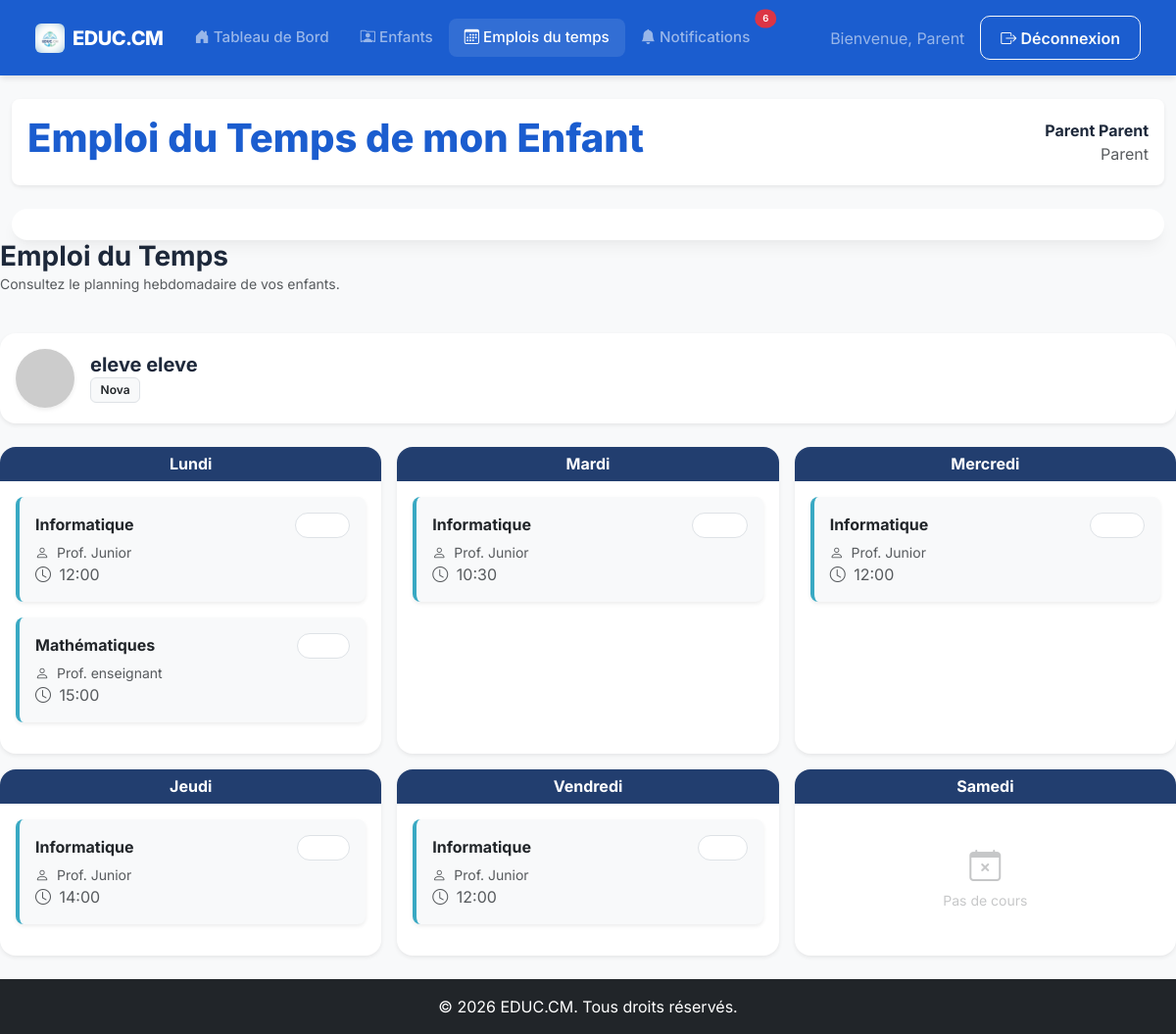
The page /pages/emploi_du_temps_enfant.php (signed in) on the database its author committed.
### tables this page shows
CREATE TABLE `utilisateurs` (
  `id` int(11) NOT NULL,
  `nom` varchar(100) NOT NULL,
  `prenom` varchar(100) NOT NULL,
  `email` varchar(255) NOT NULL,
  `mot_de_passe` varchar(255) NOT NULL,
  `role` enum('administrateur','enseignant','eleve','parent') NOT NULL,
  `photo` varchar(255) DEFAULT 'default_avatar.png',
  `telephone` varchar(20) DEFAULT NULL,
  `qr_token` varchar(100) DEFAULT NULL,
  `date_creation` timestamp NOT NULL DEFAULT current_timestamp()
);

CREATE TABLE `classes` (
  `id` int(11) NOT NULL,
  `nom` varchar(100) NOT NULL,
  `niveau` varchar(50) DEFAULT NULL
);

CREATE TABLE `emploi_du_temps` (
  `id` int(11) NOT NULL,
  `classe_id` int(11) NOT NULL,
  `matiere_id` int(11) NOT NULL,
  `enseignant_id` int(11) NOT NULL,
  `jour_semaine` enum('Lundi','Mardi','Mercredi','Jeudi','Vendredi','Samedi','Dimanche') NOT NULL,
  `heure_debut` time NOT NULL,
  `heure_fin` time NOT NULL
);

CREATE TABLE `matieres` (
  `id` int(11) NOT NULL,
  `nom` varchar(100) NOT NULL
);

### pages/emploi_du_temps_enfant.php (the view, shortened to what this page needs)
<?php
$page_title = 'Emploi du Temps de mon Enfant';
include '../includes/header.php';
require_once '../includes/db.php';
$parent_id = $_SESSION['user_id'];
$stmt_children = $conn->prepare("
    SELECT u.id, u.nom, u.prenom, u.photo, c.nom as classe_nom, c.id as classe_id
    FROM parents_eleves pe
    JOIN utilisateurs u ON pe.eleve_id = u.id
    LEFT JOIN inscriptions i ON u.id = i.eleve_id
    LEFT JOIN classes c ON i.classe_id = c.id
    WHERE pe.parent_id = ?
");
$stmt_children->bind_param("i", $parent_id);
$stmt_children->execute();
$children_res = $stmt_children->get_result();
$children = [];
while($row = $children_res->fetch_assoc()) {
    $children[] = $row;
}
$selected_child_id = isset($_GET['child_id']) ? (int)$_GET['child_id'] : (count($children) > 0 ? $children[0]['id'] : 0);
$selected_child = null;
foreach($children as $child) {
    if ($child['id'] == $selected_child_id) {
        $selected_child = $child;
        break;
    }
}
if ($selected_child && $selected_child['classe_id']) {
    $classe_id = $selected_child['classe_id'];
    $edt = $conn->query("
        SELECT e.*, m.nom as matiere_nom, u.nom as prof_nom
        FROM emploi_du_temps e
        JOIN matieres m ON e.matiere_id = m.id
        JOIN utilisateurs u ON e.enseignant_id = u.id
        WHERE e.classe_id = $classe_id
        ORDER BY FIELD(jour_semaine, 'Lundi', 'Mardi', 'Mercredi', 'Jeudi', 'Vendredi', 'Samedi', 'Dimanche'), heure_debut
    ");
    $schedule = [];
    while($row = $edt->fetch_assoc()) {
        $schedule[$row['jour_semaine']][] = $row;
    }
} else {
    $schedule = [];
}
$jours = ['Lundi', 'Mardi', 'Mercredi', 'Jeudi', 'Vendredi', 'Samedi'];
?>
<div class="row mb-4 align-items-center">
    <div class="col-md-6">
        <h3 class="fw-bold text-navy mb-0">Emploi du Temps</h3>
        <p class="text-muted small">Consultez le planning hebdomadaire de vos enfants.</p>
    </div>
</div>
<?php if ($selected_child): ?>
    <div class="mb-4 d-flex align-items-center bg-white p-3 rounded-4 shadow-sm">
        <?php
            $photo_name = $selected_child['photo'];
            $photo_path = "../uploads/photos/" . $photo_name;
            if (!empty($photo_name) && $photo_name !== 'default_avatar.png' && file_exists($photo_path)) {
                $avatar = "/G/uploads/photos/" . $photo_name;
            } else {
                $avatar = "https://ui-avatars.com/api/?name=" . urlencode($selected_child['prenom'] . ' ' . $selected_child['nom']) . "&background=random&color=fff";
            }
        ?>
        <img src="<?php echo $avatar; ?>" class="rounded-circle shadow-sm me-3" style="width: 60px; height: 60px; object-fit: cover;">
        <div>
            <h5 class="mb-0 fw-bold"><?php echo htmlspecialchars($selected_child['prenom'] . ' ' . $selected_child['nom']); ?></h5>
            <span class="badge bg-light text-dark border small"><?php echo htmlspecialchars($selected_child['classe_nom'] ?: 'N/A'); ?></span>
        </div>
    </div>
    <?php if ($selected_child['classe_id']): ?>
        <div class="row g-3">
            <?php foreach($jours as $jour): ?>
                <div class="col-lg-4 col-md-6">
                    <div class="card border-0 shadow-sm rounded-4 h-100 overflow-hidden">
                        <div class="card-header bg-navy text-white text-center py-2 border-0" style="background-color: #223E6F;">
                            <h6 class="mb-0 fw-bold"><?php echo $jour; ?></h6>
                        </div>
                        <div class="card-body p-3">
                            <?php if (isset($schedule[$jour])): ?>
                                <?php foreach($schedule[$jour] as $cours): ?>
                                    <div class="course-slot p-3 mb-3 rounded-3 border-start border-4 border-turquoise shadow-sm bg-light">
                                        <div class="d-flex justify-content-between align-items-start">
                                            <div class="fw-bold text-dark"><?php echo htmlspecialchars($cours['matiere_nom']); ?></div>
                                            <span class="badge bg-white text-navy border small rounded-pill">
                                            </span>
                                        </div>
                                        <div class="small text-muted mt-1">
                                            <i class="bi bi-person me-1"></i> Prof. <?php echo htmlspecialchars($cours['prof_nom']); ?>
                                        </div>
                                        <div class="x-small text-muted">
                                            <i class="bi bi-clock me-1"></i> <?php echo date('H:i', strtotime($cours['heure_fin'])); ?>
                                        </div>
                                    </div>
                                <?php endforeach; ?>
                            <?php else: ?>
                                <div class="text-center py-4 opacity-25">
                                    <i class="bi bi-calendar-x fs-2"></i>
                                    <p class="small mb-0">Pas de cours</p>
                                </div>
                            <?php endif; ?>
                        </div>
                    </div>
                </div>
            <?php endforeach; ?>
        </div>
    <?php else: ?>
        <div class="alert alert-warning mt-4 rounded-4">Cet enfant n'est pas encore inscrit dans une classe.</div>
    <?php endif; ?>
<?php endif; ?>
<?php include '../includes/footer.php'; ?>

### includes/header.php (shortened to what this page needs)
<?php
require_once __DIR__ . '/db.php';
$current_page = basename($_SERVER['PHP_SELF']);
if (isset($_SESSION['user_id'])) {
    $user_id = $_SESSION['user_id'];
    $user_prenom = $_SESSION['user_prenom'] ?? 'Utilisateur';
    $user_nom = $_SESSION['user_nom'] ?? '';
    $user_role = $_SESSION['user_role'] ?? '';
}
?>
<!DOCTYPE html>
<html lang="fr">
<head>
    <link href="https://cdn.jsdelivr.net/npm/bootstrap@5.3.3/dist/css/bootstrap.min.css" rel="stylesheet">
    <link rel="stylesheet" href="https://cdn.jsdelivr.net/npm/bootstrap-icons@1.11.3/font/bootstrap-icons.min.css">
    <link rel="stylesheet" href="css/main.css">
</head>
<body class="bg-light">
<div class="toast-container position-fixed bottom-0 end-0 p-3" style="z-index: 9999;">
</div>
<?php if (isset($user_id)): ?>
<nav class="navbar navbar-expand-lg navbar-dark bg-dark sticky-top">
    <div class="container-fluid">
        <a class="navbar-brand d-flex align-items-center" href="dashboard.php">
            <img src="/G/educ.jpeg" alt="Logo" class="rounded me-2" style="width: 30px; height: 30px; object-fit: contain;">
            EDUC.CM
        </a>
        <div class="collapse navbar-collapse" id="navbarNav">
            <ul class="navbar-nav me-auto mb-2 mb-lg-0">
                <li class="nav-item">
                    <a class="nav-link <?php echo ($current_page == 'dashboard.php') ? 'active' : ''; ?>" href="dashboard.php"><i class="bi bi-house-door-fill"></i> Tableau de Bord</a>
                </li>
                <?php if ($user_role === 'parent'):
                    $unread_count = 0;
                    try {
                        $res_notif = $conn->query("SELECT COUNT(*) as unread FROM notifications WHERE recipient_id = $user_id AND is_read = 0");
                        if ($res_notif) $unread_count = $res_notif->fetch_assoc()['unread'];
                    } catch (Exception $e) {
                        $unread_count = 0;
                    }
                ?>
                    <li class="nav-item"><a class="nav-link <?php echo ($current_page == 'absences_enfants.php') ? 'active' : ''; ?>" href="pages/absences_enfants.php"><i class="bi bi-person-rolodex"></i> Enfants</a></li>
                    <li class="nav-item"><a class="nav-link <?php echo ($current_page == 'emploi_du_temps_enfant.php') ? 'active' : ''; ?>" href="pages/emploi_du_temps_enfant.php"><i class="bi bi-calendar3"></i> Emplois du temps</a></li>
                    <li class="nav-item">
                        <a class="nav-link position-relative <?php echo ($current_page == 'notifications_parent.php') ? 'active' : ''; ?>" href="pages/notifications_parent.php">
                            <i class="bi bi-bell-fill"></i> Notifications
                            <span id="notifBadge" class="position-absolute top-0 start-100 translate-middle badge rounded-pill bg-danger" style="font-size: 0.6rem; <?php echo ($unread_count > 0) ? '' : 'display:none;'; ?>">
                                <?php echo $unread_count; ?>
                            </span>
                        </a>
                    </li>
                <?php endif; ?>
            </ul>
            <span class="navbar-text me-3">
                Bienvenue, <?php echo htmlspecialchars($user_prenom); ?>
            </span>
            <a href="logout.php" class="btn btn-outline-light"><i class="bi bi-box-arrow-right"></i> Déconnexion</a>
        </div>
    </div>
</nav>
<?php endif; ?>
<main class="container-fluid mt-4">
    <div class="p-3 mb-4 bg-white rounded-3 shadow-sm">
        <div class="d-flex justify-content-between align-items-center">
             <h1 class="display-6"><?php echo isset($page_title) ? htmlspecialchars($page_title) : 'Tableau de Bord'; ?></h1>
             <?php if (isset($user_id)): ?>
                <div class="text-end">
                    <p class="mb-0"><strong><?php echo htmlspecialchars($user_prenom . ' ' . $user_nom); ?></strong></p>
                    <p class="mb-0 text-muted"><?php echo htmlspecialchars(ucfirst($user_role)); ?></p>
                </div>
            <?php endif; ?>
        </div>
    </div>
    <div class="card">
        <div class="card-body">
</main>

### includes/footer.php (shortened to what this page needs)
<footer class="bg-dark text-white text-center p-3 mt-4">
    <div class="container">
        &copy; <?php echo date('Y'); ?> EDUC.CM. Tous droits réservés.
    </div>
</footer>
</body>
</html>

### css/main.css (style rules this page uses)
:root { --educ-navy: #1b5dcf; --educ-turquoise: #39A9C3; --educ-cyan: #6EC6D0; --educ-green: #64B89A; --educ-bg: #0080ff; --card-shadow: 0 10px 15px -3px rgba(0, 0, 0, 0.05), 0 4px 6px -2px rgba(0, 0, 0, 0.02); }
body { font-family: 'Inter', sans-serif; background-color: var(--educ-bg); color: #1e293b; display: flex; flex-direction: column; min-height: 100vh; }
main { flex: 1; animation: fadeIn 0.5s ease-out; }
.navbar { background-color: var(--educ-navy) !important; padding: 1rem 1.5rem; box-shadow: 0 4px 6px -1px rgba(0, 0, 0, 0.1); }
.navbar-brand { font-weight: 800; letter-spacing: -0.5px; }
.nav-link { font-weight: 500; font-size: 0.95rem; padding: 0.5rem 1rem !important; transition: all 0.2s; }
.nav-link.active { background: rgba(255,255,255,0.1); border-radius: 8px; }
.card { border: none; border-radius: 16px; box-shadow: var(--card-shadow); transition: transform 0.2s; }
.card-header { background-color: transparent; border-bottom: 1px solid #f1f5f9; padding: 1.25rem; font-weight: 700; color: var(--educ-navy); }
.btn { border-radius: 10px; padding: 0.6rem 1.25rem; font-weight: 600; transition: all 0.3s; }
.badge { padding: 0.5em 0.8em; border-radius: 6px; font-weight: 600; }
.display-6 { font-weight: 800; color: var(--educ-navy); }

### pages/emploi_du_temps_enfant.php (style rules this page uses)
.bg-navy { background-color: #223E6F; }
.border-turquoise { border-color: #39A9C3 !important; }
.course-slot { transition: transform 0.2s; cursor: default; }

### rows shown on the page
utilisateurs: prenom+nom "eleve eleve", classes.nom "Nova"
emploi_du_temps: matiere.nom "Informatique", enseignant.nom "Junior", heure_fin "12:00"
emploi_du_temps: matiere.nom "Mathématiques", enseignant.nom "enseignant", heure_fin "15:00"
emploi_du_temps: matiere.nom "Informatique", enseignant.nom "Junior", heure_fin "10:30"
emploi_du_temps: matiere.nom "Informatique", enseignant.nom "Junior", heure_fin "12:00"
emploi_du_temps: matiere.nom "Informatique", enseignant.nom "Junior", heure_fin "14:00"
emploi_du_temps: matiere.nom "Informatique", enseignant.nom "Junior", heure_fin "12:00"

### other values the page prints
$unread_count "6"
$user_prenom "Parent"
$page_title "Emploi du Temps de mon Enfant"
$user_prenom . ' ' . $user_nom "Parent Parent"
$user_role "Parent"
$jour "Lundi"
$jour "Mardi"
$jour "Mercredi"
$jour "Jeudi"
$jour "Vendredi"
$jour "Samedi"
